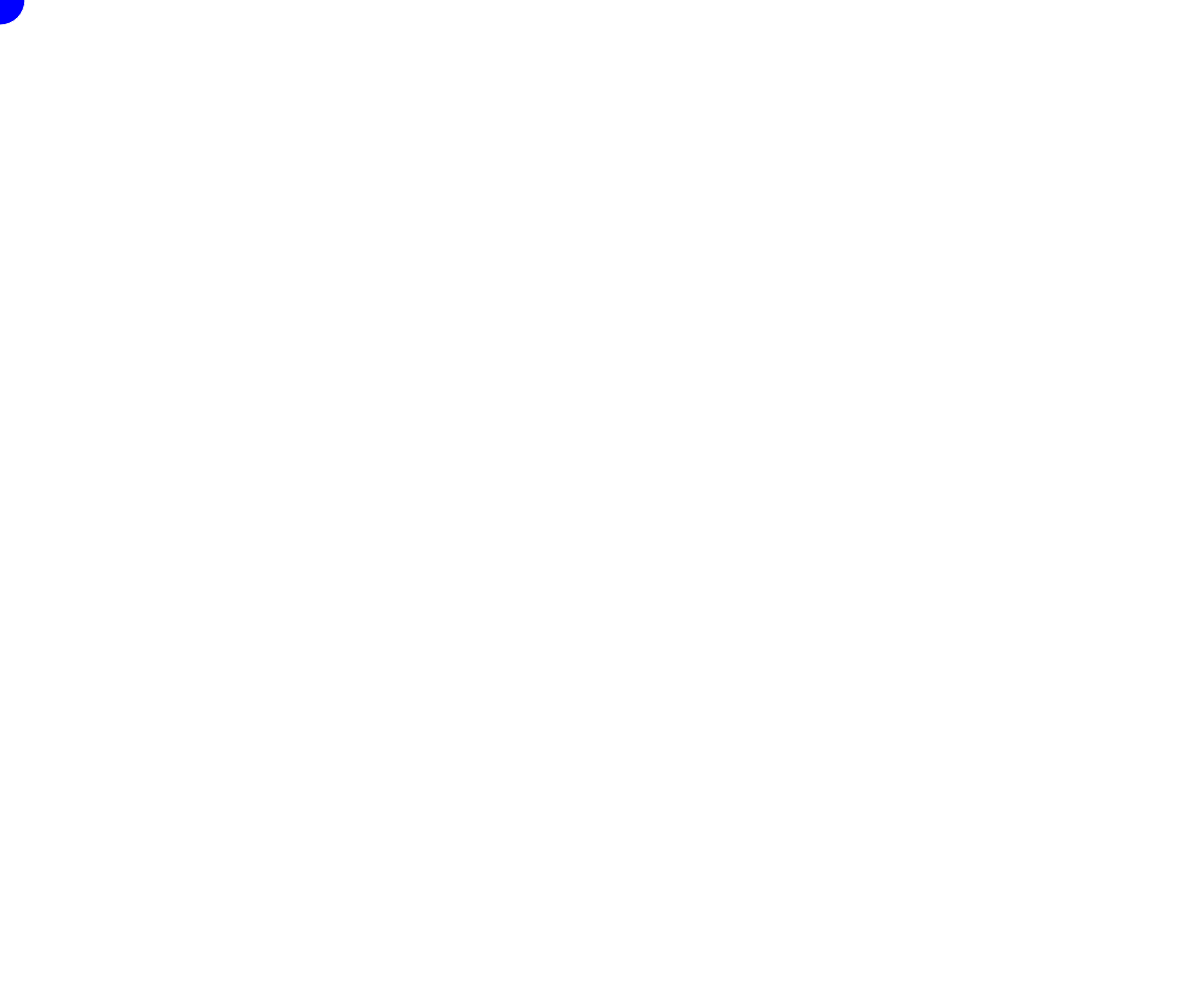
Frame 1 (no input)
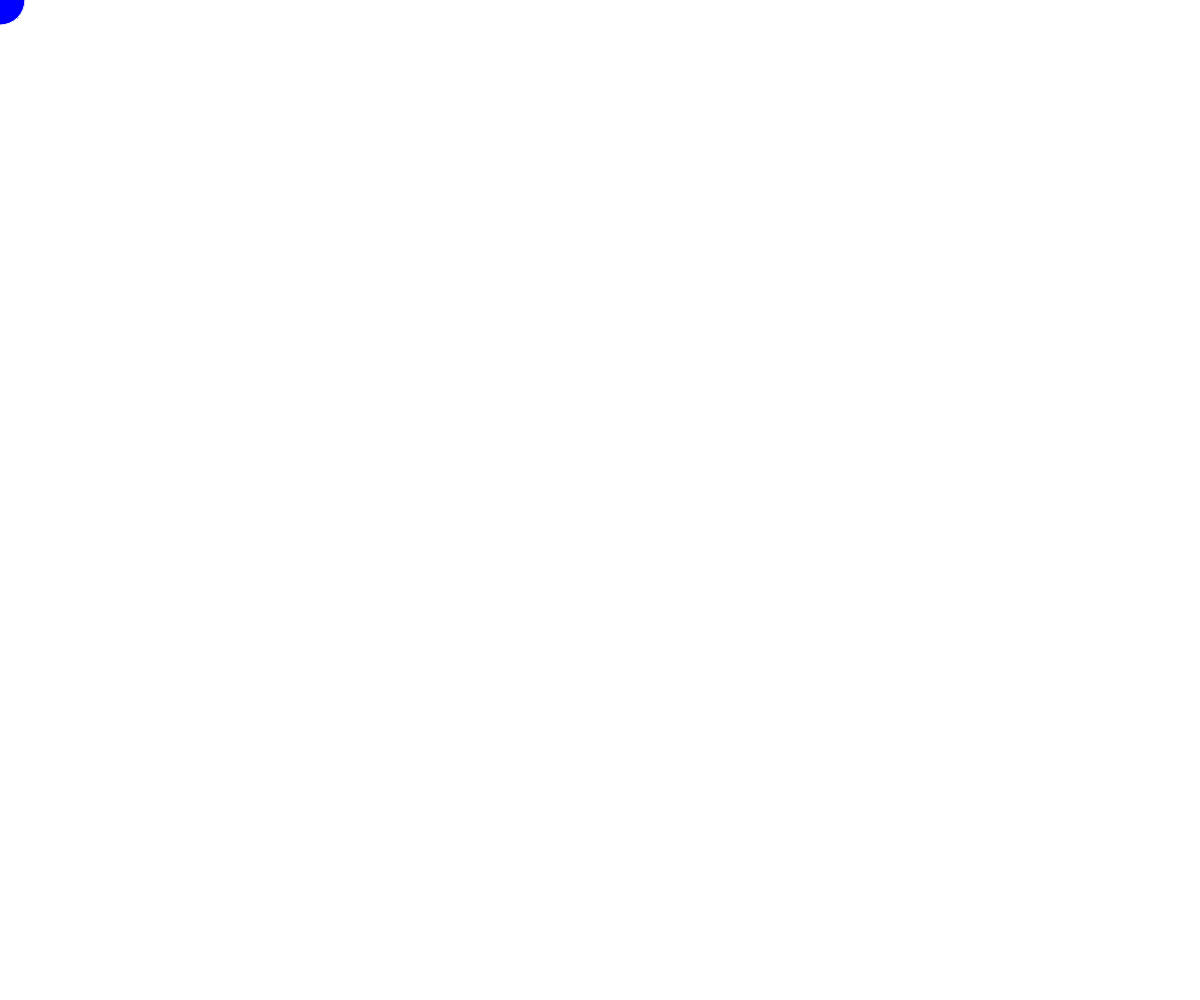
Frame 60 (no input)
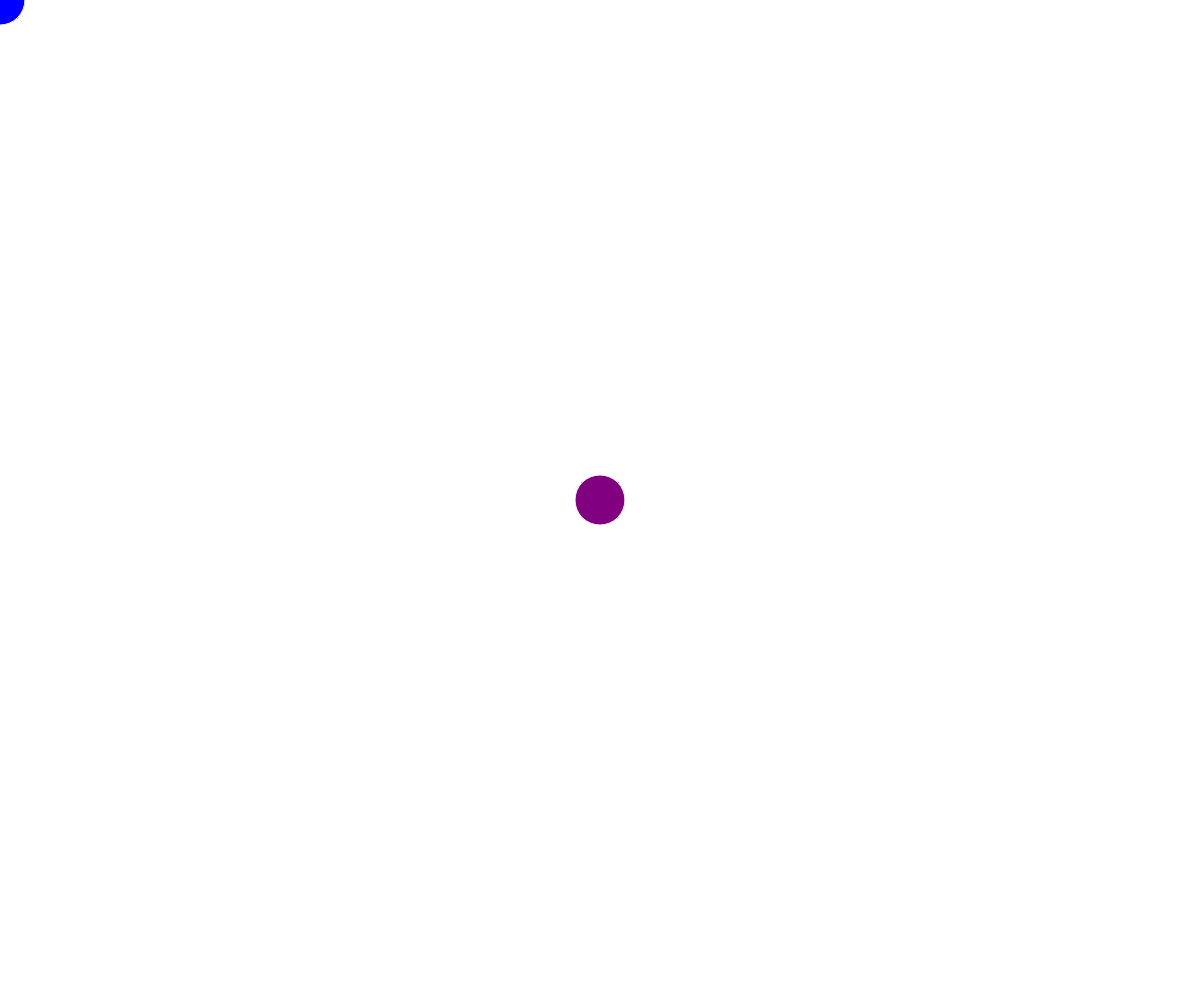
Frame 120 (the mouse pressed at the canvas centre since frame 60)

The p5.js sketch that drew these frames (run headless with seeded random() and noise() and a simulated clock; from frame 60 on, the mouse is pressed at the canvas centre):

// p5.js sketch
// ── sketch.js
//code snippet adapted from https://editor.p5js.org/juliamaltz/sketches/H1sO_VBSb
var color1;
var color2;

function setup() { 
  createCanvas(windowWidth, windowHeight);
  color1 = color(255, 0, 0);
  color2 = color(0, 0, 255);
} 

function draw() { 
  var percentage = map(mouseX, 0, width, 0, 1);
  var color = lerpColor(color2, color1, percentage);
  stroke(250);
  fill(color);
  ellipse(mouseX, mouseY, 50,50);
}
